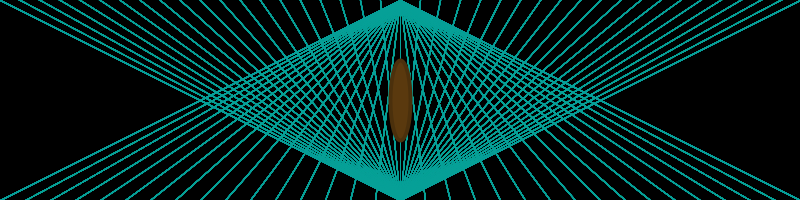
Frame 1 (no input)
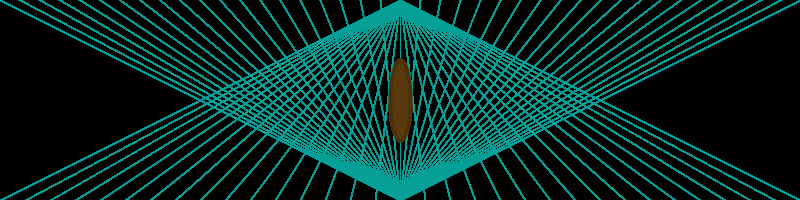
Frame 60 (the mouse pressed at the canvas centre just before this capture)
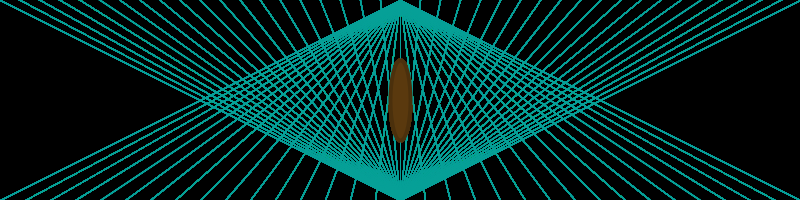
Frame 120 (the mouse held since frame 60 and released just before this capture)

The Processing sketch that drew these frames (run headless with seeded random() and noise(); from frame 60 on, the mouse is pressed at the canvas centre):

// Processing sketch: processing_167109
// ── processing_167109.pde

////Triying straight lines. I embedded a for loop inside the 
//other to get the number of repetitions were multiplied

//Translate coordenates to draw ellipse in the canvas' middle 
//using pusMatrix and popMatrix

void setup(){
  size(800, 200);
  background (0);
} 
 
void draw(){
  for( int a= -1200; a<=2000; a+=100){
    for(int b= -2400; b<=1600; b+=100){
    strokeWeight(1);
    stroke(6, 160, 151);
    line( 400, 0, a, width);
    line( 400, 200, -b, -width);
  }
  }
  pushMatrix();          
  translate(400, 100);
  strokeWeight(4);
  stroke(75, 48, 12);
  fill(90, 57, 14);
  ellipse(0, 0, 20, 80);
  popMatrix();  
}
 
 
  
